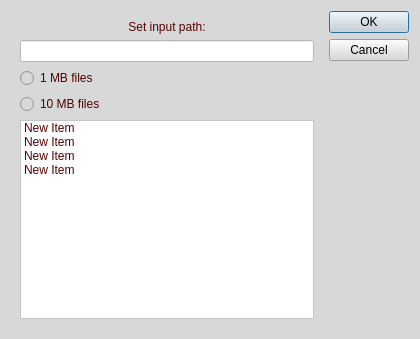
<?xml version="1.0" encoding="UTF-8"?>
<ui version="4.0">
 <class>Dialog</class>
 <widget class="QDialog" name="SequenceWindow">
  <property name="geometry">
   <rect>
    <x>0</x>
    <y>0</y>
    <width>420</width>
    <height>339</height>
   </rect>
  </property>
  <property name="windowTitle">
   <string>Sequence</string>
  </property>
  <property name="styleSheet">
   <string notr="true">background-color:#D8D8D8</string>
  </property>
  <layout class="QHBoxLayout" name="horizontalLayout">
   <item>
    <widget class="QWidget" name="Input_Area_Sequence" native="true">
     <layout class="QVBoxLayout" name="verticalLayout">
      <item>
       <widget class="QLabel" name="Input_path_lbl">
        <property name="styleSheet">
         <string notr="true">Color:#520202</string>
        </property>
        <property name="text">
         <string>Set input path:</string>
        </property>
        <property name="alignment">
         <set>Qt::AlignCenter</set>
        </property>
       </widget>
      </item>
      <item>
       <widget class="QLineEdit" name="Path_Input">
        <property name="styleSheet">
         <string notr="true">background-color:#FFFFFF;color:#520202</string>
        </property>
       </widget>
      </item>
      <item>
       <widget class="QRadioButton" name="radbtn_1mb">
        <property name="styleSheet">
         <string notr="true">Color:#520202</string>
        </property>
        <property name="text">
         <string>1 MB files</string>
        </property>
       </widget>
      </item>
      <item>
       <widget class="QRadioButton" name="radbtn_10mb">
        <property name="styleSheet">
         <string notr="true">Color:#520202</string>
        </property>
        <property name="text">
         <string>10 MB files</string>
        </property>
       </widget>
      </item>
      <item>
       <widget class="QListWidget" name="FileList">
        <property name="styleSheet">
         <string notr="true">background-color:#FFFFFF;Color:#520202</string>
        </property>
        <item>
         <property name="text">
          <string>New Item</string>
         </property>
        </item>
        <item>
         <property name="text">
          <string>New Item</string>
         </property>
        </item>
        <item>
         <property name="text">
          <string>New Item</string>
         </property>
        </item>
        <item>
         <property name="text">
          <string>New Item</string>
         </property>
        </item>
       </widget>
      </item>
     </layout>
    </widget>
   </item>
   <item>
    <widget class="QDialogButtonBox" name="buttonBox">
     <property name="orientation">
      <enum>Qt::Vertical</enum>
     </property>
     <property name="standardButtons">
      <set>QDialogButtonBox::Cancel|QDialogButtonBox::Ok</set>
     </property>
    </widget>
   </item>
  </layout>
 </widget>
 <resources/>
 <connections>
  <connection>
   <sender>buttonBox</sender>
   <signal>accepted()</signal>
   <receiver>Dialog</receiver>
   <slot>accept()</slot>
   <hints>
    <hint type="sourcelabel">
     <x>248</x>
     <y>254</y>
    </hint>
    <hint type="destinationlabel">
     <x>157</x>
     <y>274</y>
    </hint>
   </hints>
  </connection>
  <connection>
   <sender>buttonBox</sender>
   <signal>rejected()</signal>
   <receiver>Dialog</receiver>
   <slot>reject()</slot>
   <hints>
    <hint type="sourcelabel">
     <x>316</x>
     <y>260</y>
    </hint>
    <hint type="destinationlabel">
     <x>286</x>
     <y>274</y>
    </hint>
   </hints>
  </connection>
 </connections>
</ui>
